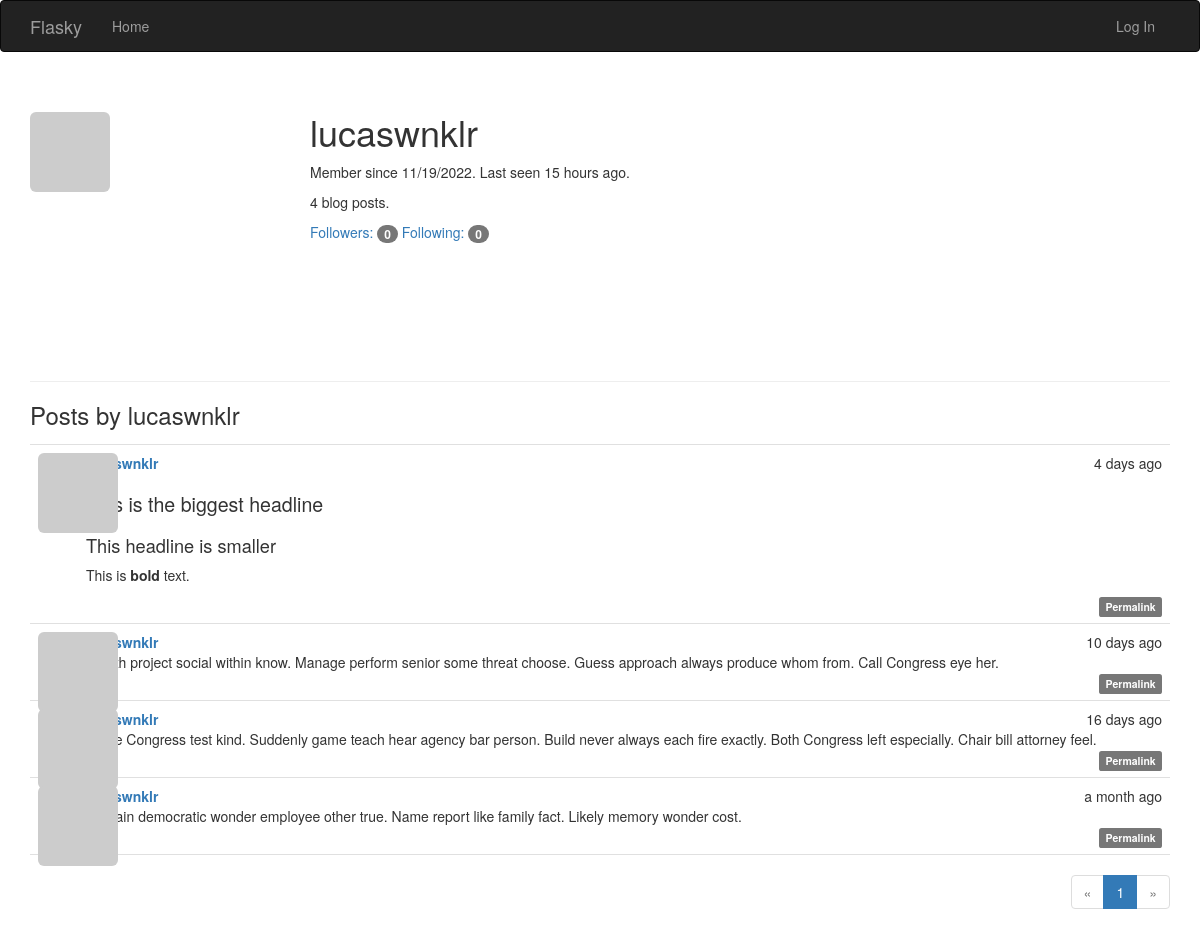
The app's page /user/lucaswnklr, older data.
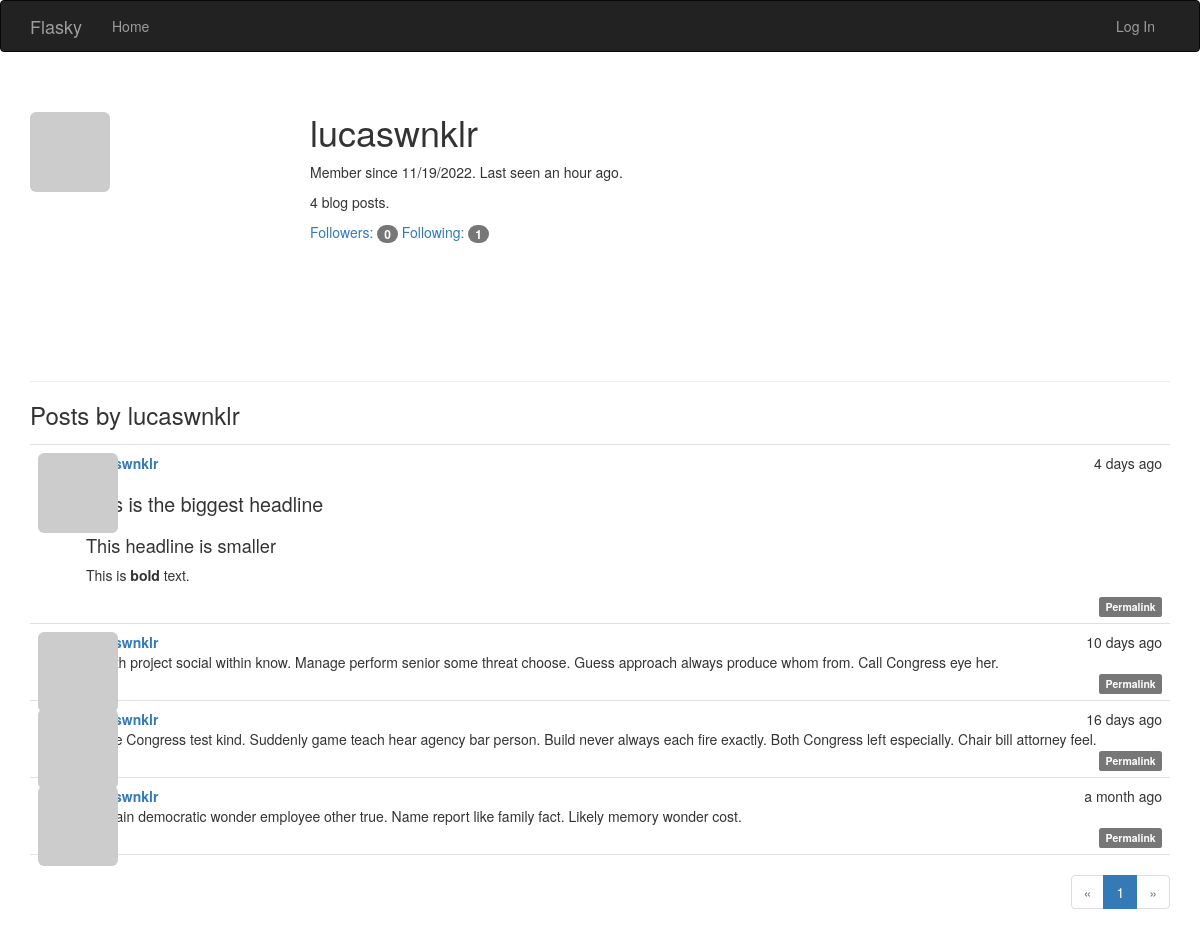
The same page, newer data.
### app/models.py (models this page shows, shortened)
class User(UserMixin, db.Model):
    __tablename__ = 'users'
    id = db.Column(db.Integer, primary_key=True)
    email = db.Column(db.String(64), unique=True, index=True)
    username = db.Column(db.String(64), unique=True, index=True)
    role_id = db.Column(db.Integer, db.ForeignKey('roles.id'))
    password_hash = db.Column(db.String(128))
    confirmed = db.Column(db.Boolean, default=False)
    name = db.Column(db.String(64))
    location = db.Column(db.String(64))
    about_me = db.Column(db.Text())
    member_since = db.Column(db.DateTime(), default=datetime.utcnow)
    last_seen = db.Column(db.DateTime(), default=datetime.utcnow)
    avatar_hash = db.Column(db.String(32))
    posts = db.relationship('Post', backref='author', lazy='dynamic')
    followed = db.relationship('Follow', foreign_keys=[Follow.follower_id],
                               backref=db.backref('follower', lazy='joined'),
                               lazy='dynamic',
                               cascade='all, delete-orphan')
    followers = db.relationship('Follow', foreign_keys=[Follow.followed_id],
                                backref=db.backref('followed', lazy='joined'),
                                lazy='dynamic',
                                cascade='all, delete-orphan')
    @property
    def password(self):
        raise AttributeError('password is not a readable attribute')
    def gravatar_hash(self):
        return hashlib.md5(self.email.lower().encode('utf-8')).hexdigest()
    def gravatar(self, size=100, default='identicon', rating='g'):
        url = 'https://secure.gravatar.com/avatar'
        hash = self.avatar_hash or self.gravatar_hash()
        return '{url}/{hash}?s={size}&d={default}&r={rating}'.format(
            url=url, hash=hash, size=size, default=default, rating=rating)

class Post(db.Model):
    __tablename__ = 'posts'
    id = db.Column(db.Integer, primary_key=True)
    body = db.Column(db.Text)
    body_html = db.Column(db.Text)
    timestamp = db.Column(db.DateTime, index=True, default=datetime.utcnow)
    author_id = db.Column(db.Integer, db.ForeignKey('users.id'))

### app/main/views.py (the view)
@main.route('/user/<username>')
def user(username):
    user = User.query.filter_by(username=username).first_or_404()
    page = request.args.get('page', 1, type=int)
    pagination = user.posts.order_by(Post.timestamp.desc()).paginate(page=page,
                                                                     per_page=current_app.config[
                                                                         'FLASKY_POSTS_PER_PAGE'], error_out=False)
    posts = pagination.items
    return render_template('user.html', user=user, posts=posts, pagination=pagination)

### app/auth/views.py (called while the page is built)
@auth.before_app_request
def before_request():
    if current_user.is_authenticated:
        current_user.ping()
        if not current_user.confirmed \
                and request.endpoint \
                and request.blueprint != 'auth' \
                and request.endpoint != 'static':
            return redirect(url_for('auth.unconfirmed'))

### app/main/__init__.py (called while the page is built)
@main.app_context_processor
def inject_permissions():
    return dict(Permission=Permission)

### app/models.py (called while the page is built)
    def can(self, permissions):
        return False

    def is_administrator(self):
        return False

### app/templates/user.html (shortened to what this page needs)
{% extends 'base.html' %}
{% import "_macros.html" as macros %}
{% block page_content %}
<div class="page-header">
    <img class="img-rounded profile-thumbnail" src="{{ user.gravatar(size=256) }}">
    <div class="profile-header">
        <h1>{{ user.username }}</h1>
        <p>Member since {{ moment(user.member_since).format('L') }}. Last seen {{ moment(user.last_seen).fromNow() }}.</p>
        <p>{{ user.posts.count() }} blog posts.</p>
        <p>
            <a href="{{ url_for('.followers', username=user.username) }}">Followers: <span class="badge">{{ user.followers.count() }}</span></a>
            <a href="{{ url_for('.followed_by', username=user.username) }}">Following: <span class="badge">{{ user.followed.count() }}</span></a>
        </p>
    </div>
</div>
<h3>Posts by {{ user.username }}</h3>
{% include '_posts.html' %}
{% if pagination %}
<div class="pagination">
    {{ macros.pagination_widget(pagination, '.user', username=user.username) }}
</div>
{% endif %}
{% endblock %}

### app/templates/base.html (shortened to what this page needs)
{% extends "bootstrap/base.html" %}
{% block head %}
{{ super() }}
<link rel="stylesheet" type="text/css" href="{{ url_for('static', filename='styles.css') }}">
{% endblock %}
{% block navbar %}
<div class="navbar navbar-inverse" role="navigation">
    <div class="container">
        <div class="navbar-header">
            <a class="navbar-brand" href="{{ url_for('main.index') }}">Flasky</a>
        </div>
        <div class="navbar-collapse collapse">
            <ul class="nav navbar-nav">
                <li><a href="{{ url_for('main.index') }}">Home</a></li>
            </ul>
            <ul class="nav navbar-nav navbar-right">
                {% if current_user.is_authenticated %}
                <li class="dropdown">
                    <a href="#" class="dropdown-toggle" data-toggle="dropdown">
                        <img src="{{ current_user.gravatar(size=18) }}">
                        Account <b class="caret"></b>
                    </a>
                    <ul class="dropdown-menu">
                        <li><a href="{{ url_for('auth.change_password') }}">Change Password</a></li>
                        <li><a href="{{ url_for('auth.change_email_request') }}">Change Email</a></li>
                        <li><a href="{{ url_for('auth.logout') }}">Log Out</a></li>
                    </ul>
                </li>
                {% else %}
                <li><a href="{{ url_for('auth.login') }}">Log In</a></li>
                {% endif %}
            </ul>
        </div>
    </div>
</div>
{% endblock %}
{% block content %}
<div class="container">
    {% block page_content %}{% endblock %}
</div>
{% endblock %}

### app/templates/_macros.html
{% macro pagination_widget(pagination, endpoint) %}
<ul class="pagination">
    <li{% if not pagination.has_prev %} class="disabled"{% endif %}>
        <a href="{% if pagination.has_prev %}{{ url_for(endpoint, page=pagination.prev_num, **kwargs) }}{% else %}#{% endif %}">
            &laquo;
        </a>
    </li>
    {% for p in pagination.iter_pages() %}
        {% if p %}
            {% if p == pagination.page %}
            <li class="active">
                <a href="{{ url_for(endpoint, page = p, **kwargs) }}">{{ p }}</a>
            </li>
            {% else %}
            <li>
                <a href="{{ url_for(endpoint, page = p, **kwargs) }}">{{ p }}</a>
            </li>
            {% endif %}
        {% else %}
        <li class="disabled"><a href="#">&hellip;</a></li>
        {% endif %}
    {% endfor %}
    <li{% if not pagination.has_next %} class="disabled"{% endif %}>
        <a href="{% if pagination.has_next %}{{ url_for(endpoint, page=pagination.next_num, **kwargs) }}{% else %}#{% endif %}">
            &raquo;
        </a>
    </li>
</ul>
{% endmacro %}

### app/templates/_posts.html (shortened to what this page needs)
<ul class="posts">
    {% for post in posts %}
    <li class="post">
        <div class="post-thumbnail">
            <a href="{{ url_for('.user', username=post.author.username) }}">
                <img class="img-rounded profile-thumbnail" src="{{ post.author.gravatar(size=40) }}">
            </a>
        </div>
        <div class="post-content">
            <div class="post-date">{{ moment(post.timestamp).fromNow() }}</div>
            <div class="post-author"><a href="{{ url_for('.user', username=post.author.username) }}">{{ post.author.username }}</a></div>
            <div class="post-body">
                {% if post.body_html %}
                    {{ post.body_html | safe }}
                {% else %}
                    {{ post.body }}
                {% endif %}
            </div>
            <div class="post-footer">
                <a href="{{ url_for('.post', id=post.id) }}">
                    <span class="label label-default">Permalink</span>
                </a>
            </div>
        </div>
    </li>
    {% endfor %}
</ul>

### app/static/styles.css (style rules this page uses)
.profile-thumbnail { position: absolute; }
.profile-header { min-height: 260px; margin-left: 280px; }
ul.posts { list-style-type: none; padding: 0px; margin: 16px 0px 0px 0px; border-top: 1px solid #e0e0e0; }
ul.posts li.post { padding: 8px; border-bottom: 1px solid #e0e0e0; }
div.post-date { float: right; }
div.post-author { font-weight: bold; }
div.post-thumbnail { position: absolute; }
div.post-content { margin-left: 48px; min-height: 48px; }
div.post-footer { text-align: right; }
div.pagination { width: 100%; text-align: right; padding: 0px; margin: 0px; }
.post-body h1 { font-size: 140%; }
.post-body h2 { font-size: 130%; }

Row changes from the older to the newer data that the page shows:
changed User "lucaswnklr": last_seen "15 hours ago" → "an hour ago"
Text that changed along with them:
{{ user.followed.count() }}: "0" → "1"
